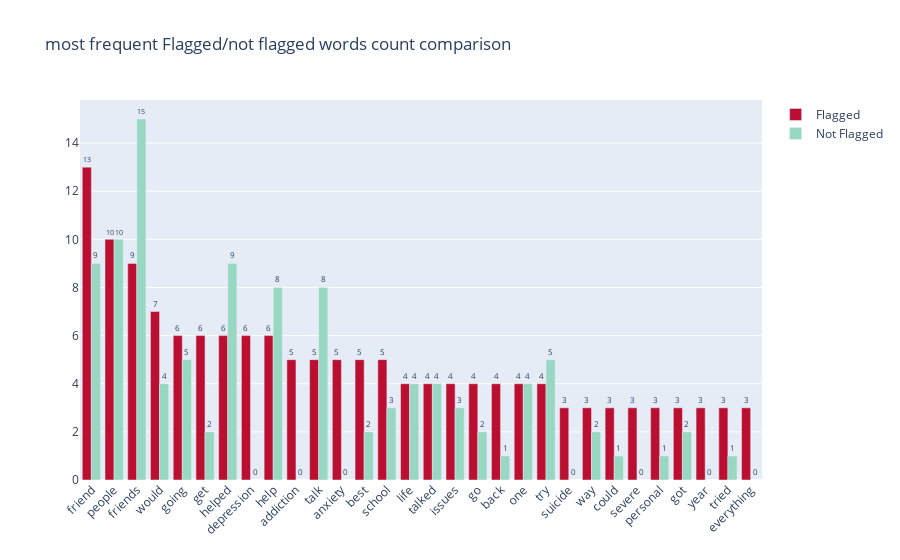

Here is the notebook cell this chart was saved with:
### Code cell
merged_df_sample = merged_df[:n]
fig = go.Figure(data=[
    go.Bar(name='Flagged', x=merged_df_sample.words, y=merged_df_sample.freq_f, text=merged_df_sample.freq_f, marker_color='#BA0F30'),
    go.Bar(name='Not Flagged', x=merged_df_sample.words, y=merged_df_sample.freq_n, text=merged_df_sample.freq_n, marker_color='#98D7C2')
])


fig.update_xaxes(tickangle= -45)  
fig.update_traces(
    texttemplate='%{text:d}', textposition='outside',
     textfont_size=8)

# Change the bar mode
fig.update_layout(barmode='group', title_text='most frequent Flagged/not flagged words count comparison')
fig.show()

### Figure 1 — Plotly figure (JSON) as saved in the notebook; plotly's stock layout.template omitted (floating-point values rounded to 4 significant figures)
{"data": [{"marker": {"color": "#BA0F30"}, "name": "Flagged", "text": [13, 10, 9, 7, 6, 6, 6, 6, 6, 5, 5, 5, 5, 5, 4, 4, 4, 4, 4, 4, 4, 3, 3, 3, 3, 3, 3, 3, 3, 3], "textfont": {"size": 8}, "textposition": "outside", "texttemplate": "%{text:d}", "type": "bar", "x": ["friend", "people", "friends", "would", "going", "get", "helped", "depression", "help", "addiction", "talk", "anxiety", "best", "school", "life", "talked", "issues", "go", "back", "one", "try", "suicide", "way", "could", "severe", "personal", "got", "year", "tried", "everything"], "y": [13, 10, 9, 7, 6, 6, 6, 6, 6, 5, 5, 5, 5, 5, 4, 4, 4, 4, 4, 4, 4, 3, 3, 3, 3, 3, 3, 3, 3, 3]}, {"marker": {"color": "#98D7C2"}, "name": "Not Flagged", "text": [9, 10, 15, 4, 5, 2, 9, null, 8, null, 8, null, 2, 3, 4, 4, 3, 2, 1, 4, 5, null, 2, 1, null, 1, 2, null, 1, null], "textfont": {"size": 8}, "textposition": "outside", "texttemplate": "%{text:d}", "type": "bar", "x": ["friend", "people", "friends", "would", "going", "get", "helped", "depression", "help", "addiction", "talk", "anxiety", "best", "school", "life", "talked", "issues", "go", "back", "one", "try", "suicide", "way", "could", "severe", "personal", "got", "year", "tried", "everything"], "y": [9, 10, 15, 4, 5, 2, 9, null, 8, null, 8, null, 2, 3, 4, 4, 3, 2, 1, 4, 5, null, 2, 1, null, 1, 2, null, 1, null]}], "layout": {"barmode": "group", "title": {"text": "most frequent Flagged/not flagged words count comparison"}, "xaxis": {"tickangle": -45}}}
